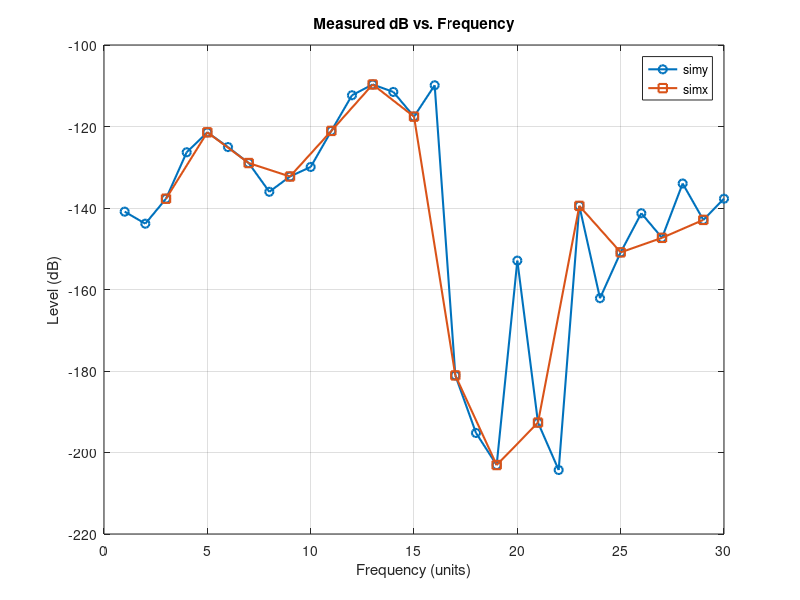

MATLAB code to generate this figure:
% --- simy data ---
freq_y = [1 2 3 4 5 6 7 8 9 10 11 12 13 14 15 16 17 18 19 20 21 22 23 24 25 26 27 28 29 30];
db_y   = [-140.898860, -143.851561, -137.722225, -126.321341, -121.429500, ...
          -125.048858, -128.965791, -136.025376, -132.268208, -129.929067, ...
          -121.079159, -112.333374, -109.682037, -111.520681, -117.576085, -109.882158, ...
          -181.086211, -195.202879, -203.074298, -152.916805, -192.656268, ...
          -204.294988, -139.482074, -162.140887, -150.885671, -141.285165, ...
          -147.323486, -133.990790, -142.919690, -137.712166];

% --- simx data ---
freq_x = [3 5 7 9 11 13 15 17 19 21 23 25 27 29];
db_x   = [-137.722225, -121.429500, -128.965791, -132.268208, -121.079159, ...
          -109.682037, -117.576085, -181.086211, -203.074298, -192.656268, ...
          -139.482074, -150.885671, -147.323486, -142.919690];

% Plot both
figure;
plot(freq_y, db_y, '-o', 'LineWidth',1.5); hold on;
plot(freq_x, db_x, '-s', 'LineWidth',1.5);
hold off;

xlabel('Frequency (units)');
ylabel('Level (dB)');
title('Measured dB vs. Frequency');
legend('simy', 'simx','Location','best');
grid on;